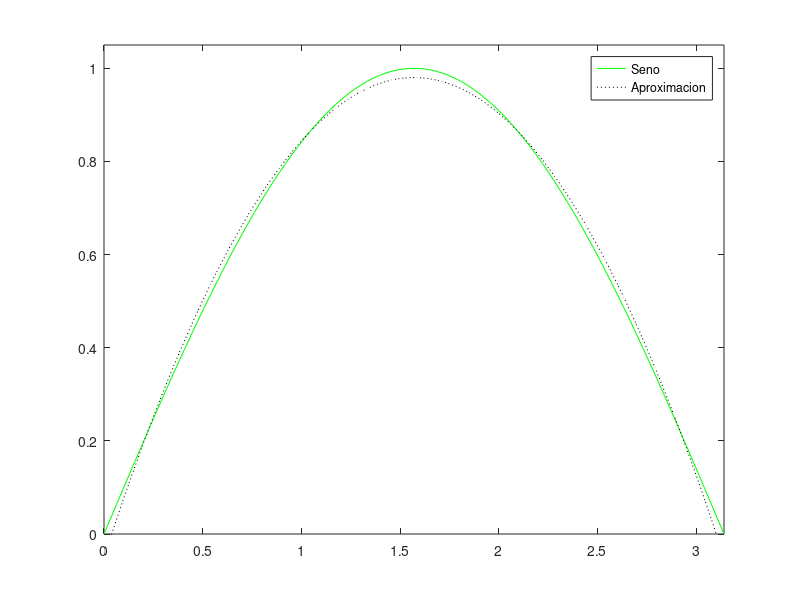

This figure's MATLAB source:
% Script para calcular la aproximación por mínimos cuadrados 
% continua de la función seno, en [0,pi], mediante polinomios 
% de grado menor o igual que un valor prefijado.
% Definición del polinomio t^i (tomando i como parámetro).
1;
function y = pol(x,i) y = x.^i; endfunction;
gr = 3;        % Elección del grado del polinomio.
vgr = gr:-1:0; % Vector de grados en el polinomio.
% Construcción de la matriz de coeficientes del sistema.
gramm = quadv(@(x) pol(x,vgr)'*pol(x,vgr),0,pi)
% Costrucción del vector de términos independientes.
b = quadv(@(x) pol(x,vgr)'*sin(x),0,pi)
% Resolución del sistema y expresión del polinomio obtenido.
p = gramm\b;
polyout(p,'x')
% Gráfica comparativa del seno y el polinomio obtenido.
x = linspace(0,pi,100); 
plot(x,sin(x),'g',x,polyval(p,x),':k');
legend('Seno','Aproximacion'); 
axis([0 pi 0 1.05]);